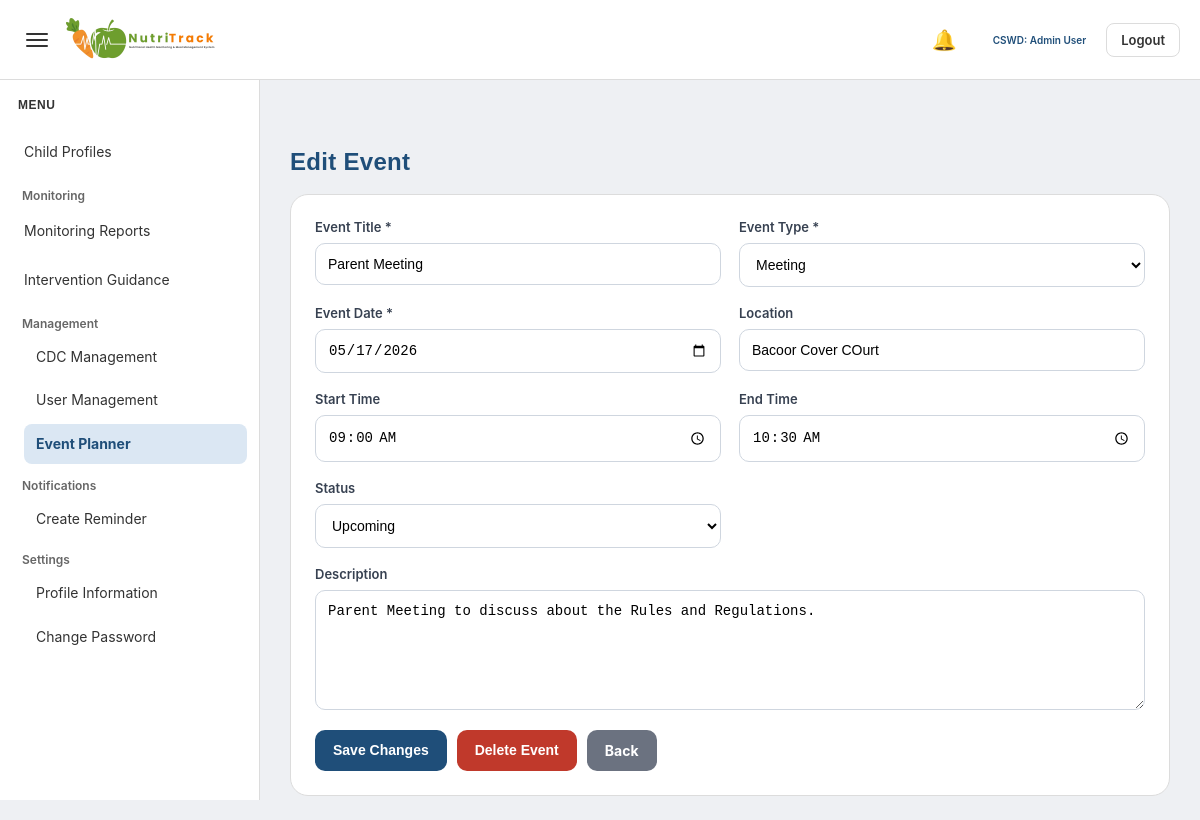
Screenshot of /admin/edit_event.php?id=2 (signed in) with the database file from the repository.
### tables this page shows
CREATE TABLE `events` (
  `event_id` int(11) NOT NULL,
  `title` varchar(150) NOT NULL,
  `description` text DEFAULT NULL,
  `event_type` varchar(50) NOT NULL,
  `event_date` date NOT NULL,
  `start_time` time DEFAULT NULL,
  `end_time` time DEFAULT NULL,
  `location` varchar(150) DEFAULT NULL,
  `status` enum('Upcoming','Completed','Cancelled') DEFAULT 'Upcoming',
  `created_by` int(11) NOT NULL,
  `created_at` timestamp NOT NULL DEFAULT current_timestamp(),
  `updated_at` timestamp NULL DEFAULT NULL ON UPDATE current_timestamp(),
  `is_deleted` tinyint(1) DEFAULT 0
);

### admin/edit_event.php (the view, shortened to what this page needs)
<?php
include '../config/database.php';
$event_id = intval($_GET['id']);
$sql = "SELECT * FROM events WHERE event_id = ? AND is_deleted = 0";
$stmt = $conn->prepare($sql);
$stmt->bind_param("i", $event_id);
$stmt->execute();
$result = $stmt->get_result();
$event = $result->fetch_assoc();
?>
<!DOCTYPE html>
<html lang="en">
<head>
    <link rel="stylesheet" href="../assets/admin/admin-style.css">
</head>
<body>
<?php include '../includes/admin_topbar.php'; ?>
<?php include '../includes/admin_sidebar.php'; ?>
<main class="main-content">
    <div class="records-page-shell">
        <div class="records-page-header">
            <h1>Edit Event</h1>
        </div>
        <div class="event-form-card">
            <form method="POST">
                <div class="event-form-grid">
                    <div class="event-form-group">
                        <label>Event Title *</label>
                        <input
                            type="text"
                            name="title"
                            required
                            value="<?php echo htmlspecialchars($event['title']); ?>"
                        >
                    </div>
                    <div class="event-form-group">
                        <label>Event Type *</label>
                        <select name="event_type" required>
                            <?php
                            $types = [
                                "Nutrition Month",
                                "Meeting",
                                "Seminar",
                                "Feeding Program",
                                "Health Check-up",
                                "Community Program",
                                "Announcement"
                            ];
                            foreach ($types as $type):
                            ?>
                                <option
                                    value="<?php echo $type; ?>"
                                    <?php echo $event['event_type'] === $type ? 'selected' : ''; ?>
                                >
                                    <?php echo $type; ?>
                                </option>
                            <?php endforeach; ?>
                        </select>
                    </div>
                    <div class="event-form-group">
                        <label>Event Date *</label>
                        <input
                            type="date"
                            name="event_date"
                            required
                            value="<?php echo htmlspecialchars($event['event_date']); ?>"
                        >
                    </div>
                    <div class="event-form-group">
                        <label>Location</label>
                        <input
                            type="text"
                            name="location"
                            value="<?php echo htmlspecialchars($event['location']); ?>"
                        >
                    </div>
                    <div class="event-form-group">
                        <label>Start Time</label>
                        <input
                            type="time"
                            name="start_time"
                            value="<?php echo htmlspecialchars($event['start_time']); ?>"
                        >
                    </div>
                    <div class="event-form-group">
                        <label>End Time</label>
                        <input
                            type="time"
                            name="end_time"
                            value="<?php echo htmlspecialchars($event['end_time']); ?>"
                        >
                    </div>
                    <div class="event-form-group">
                        <label>Status</label>
                        <select name="status">
                            <option value="Upcoming" <?php echo $event['status'] === 'Upcoming' ? 'selected' : ''; ?>>Upcoming</option>
                        </select>
                    </div>
                    <div class="event-form-group full">
                        <label>Description</label>
                        <textarea name="description"><?php echo htmlspecialchars($event['description']); ?></textarea>
                    </div>
                </div>
                <div class="event-actions">
                    <button type="submit" class="event-btn">
                        Save Changes
                    </button>
                    <button
                        type="submit"
                        name="delete_event"
                        class="event-btn delete"
                        onclick="return confirm('Are you sure you want to delete this event?');"
                    >
                        Delete Event
                    </button>
                    <a href="manage_events.php" class="event-btn back">
                        Back
                    </a>
                </div>
            </form>
        </div>
    </div>
</main>
</body>
</html>

### assets/admin/admin-style.css (style rules this page uses)
* { box-sizing:border-box; margin:0; padding:0; }
:root { --page-bg:#eef0f3; --card-bg:#ffffff; --text-color:#333333; --muted-text:#666666; --border-color:#dcdcdc; --input-bg:#ffffff; --input-border:#cfcfcf; --readonly-bg:#f5f5f5; --hover-bg:#edf3f8; --active-bg:#dbe7f3; --accent:#1F4E79; --secondary:#2E7D32; --alert:#C0392B; --warning:#E67E22; --table-head:#f7f7f7; --blue-soft:#cfdff1; --green-soft:#dce6da; --red-soft:#eadcdc; --orange-soft:#f4e2d3; }
body { background:var(--page-bg); font-family:'Inter', sans-serif; color:var(--text-color); }
a { text-decoration:none; }
.main-content { margin-left:260px; padding:140px 24px 24px; transition:margin-left 0.25s ease; }
.records-page-shell { padding:8px 6px 0; }
.records-page-header { margin-bottom:18px; }
.records-page-header h1 { font-family:'Poppins', sans-serif; font-size:24px; font-weight:700; color:var(--accent); letter-spacing:0.3px; }

### admin/edit_event.php (style rules this page uses)
.event-form-card { background:#fff; border:1px solid #dcdcdc; border-radius:18px; padding:24px; }
.event-form-grid { display:grid; grid-template-columns:1fr 1fr; gap:18px; }
.event-form-group { display:flex; flex-direction:column; gap:8px; }
.event-form-group.full { grid-column:1 / -1; }
.event-form-group label { font-size:13px; font-weight:600; color:#374151; }
.event-form-group input, .event-form-group select, .event-form-group textarea { border:1px solid #cfd6df; border-radius:10px; padding:12px; font-size:14px; outline:none; background:#fff; }
.event-form-group textarea { resize:vertical; min-height:120px; }
.event-actions { display:flex; gap:10px; flex-wrap:wrap; margin-top:20px; }
.event-btn { border:none; background:#1F4E79; color:#fff; padding:12px 18px; border-radius:10px; font-size:14px; font-weight:700; cursor:pointer; }
.event-btn.delete { background:#C0392B; }
.event-btn.back { background:#6b7280; display:inline-block; }

### rows the page displays
events: title "Parent Meeting", event_type "Meeting", event_date "05/17/2026", location "Bacoor Cover COurt", start_time "09:00:00", end_time "10:30:00", status "Upcoming", description "Parent Meeting to discuss about the Rules and Regulations."

### other values shown
$admin_full_name "Admin User"
